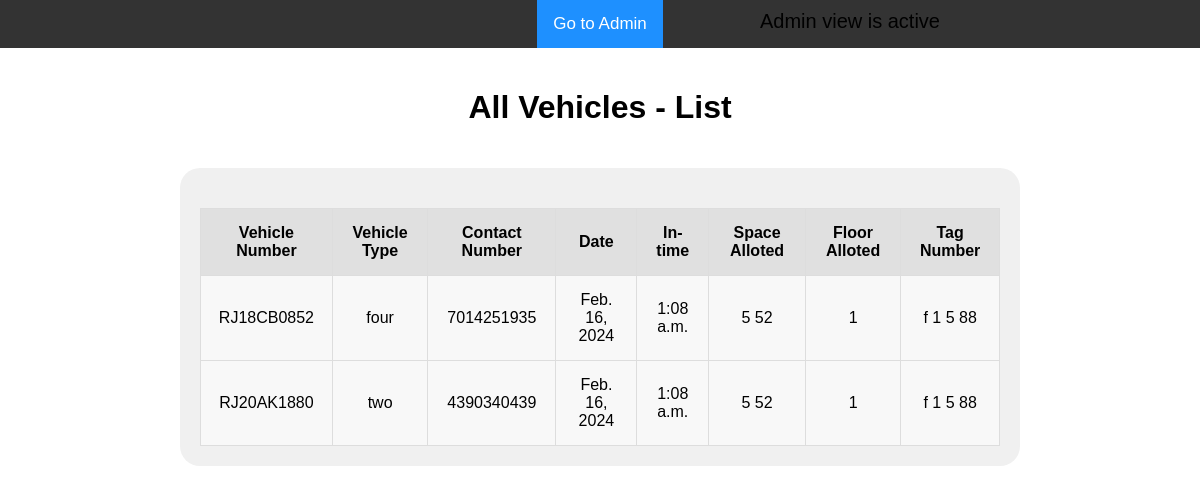
The app's page /printvehicles/ with its own data.
### parking/models.py (models this page shows, shortened)
class Vehicleentry(models.Model):
    VEHICLE_CHOICE = [
        ('two', 'Two Wheeler'),
        ('three', 'Three Wheeler'),
        ('four', 'Four Wheeler'),
    ]
    vnumber = models.CharField(max_length=10)
    vtype = models.CharField(max_length=10, choices=VEHICLE_CHOICE, default='two')
    contactno = models.CharField(max_length=10, default="")
    date = models.DateField(null=True, blank=True)
    intime = models.TimeField(null=True, blank=True)
    spacealloted = models.CharField(max_length=10)
    flooralloted = models.CharField(max_length=10)
    tagno = models.CharField(max_length=10)
    entry_time = models.DateTimeField(auto_now_add=True)  # Added entry_time attribute

### parking/views.py (the view)
# urls.py: path('printvehicles/', views.printvehicles, name='printvehicles'),
def printvehicles(request):
    obj = Vehicleentry.objects.filter().all()
    return render(request, 'printvehicles.html', {'obj': obj})

### parking/templates/printvehicles.html (shortened to what this page needs)
<!DOCTYPE html>
<html lang="en">
<head>
</head>
<body>
<div class="topnav">
    <a class="active" href="/adminpage/">Go to Admin</a>
    <div class="toplg">Admin view is active</div>
</div>
<div class="bg-heading">
    <h1>All Vehicles - List</h1>
</div>
<div class="bg-text">
    {% if obj %}
        <table>
            <tr>
                <th>Vehicle Number</th>
                <th>Vehicle Type</th>
                <th>Contact Number</th>
                <th>Date</th>
                <th>In-time</th>
                <th>Space Alloted</th>
                <th>Floor Alloted</th>
                <th>Tag Number</th>
            </tr>
            {% for k in obj %}
                <tr>
                    <td>{{ k.vnumber }}</td>
                    <td>{{ k.vtype }}</td>
                    <td>{{ k.contactno }}</td>
                    <td>{{ k.date }}</td>
                    <td>{{ k.intime }}</td>
                    <td>{{ k.spacealloted }}</td>
                    <td>{{ k.flooralloted }}</td>
                    <td>{{ k.tagno }}</td>
                </tr>
            {% endfor %}
        </table>
    {% endif %}
</div>
</body>
</html>

### parking/templates/printvehicles.html (style rules this page uses)
body, html { height: 100%; margin: 0; font-family: Arial, Helvetica, sans-serif; }
.bg-heading { font-family: Arial, sans-serif; text-align: center; padding: 20px; }
.bg-text { border-radius: 20px; background-color: #f0f0f0; font-family: Arial, sans-serif; color: black; padding: 20px; text-align: center; margin: auto; max-width: 800px; }
.topnav { overflow: hidden; background-color: #333; text-align: center; }
.topnav a { color: #f2f2f2; text-decoration: none; padding: 14px 16px; font-size: 17px; display: inline-block; }
.topnav a.active { background-color: #1E90FF; color: white; }
.toplg { position: absolute; top: 10px; right: 260px; font-size: 20px; }
table { width: 100%; border-collapse: collapse; margin-top: 20px; }
th, td { padding: 15px; background-color: #f8f8f8; border: 1px solid #ddd; color: #000; }
th { background-color: #e0e0e0; }

### records on screen
Vehicleentry: vnumber "RJ18CB0852", vtype "four", contactno "7014251935", date "Feb. 16, 2024", intime "1:08 a.m.", spacealloted "5 52", flooralloted "1", tagno "f 1 5 88"
Vehicleentry: vnumber "RJ20AK1880", vtype "two", contactno "4390340439", date "Feb. 16, 2024", intime "1:08 a.m.", spacealloted "5 52", flooralloted "1", tagno "f 1 5 88"
